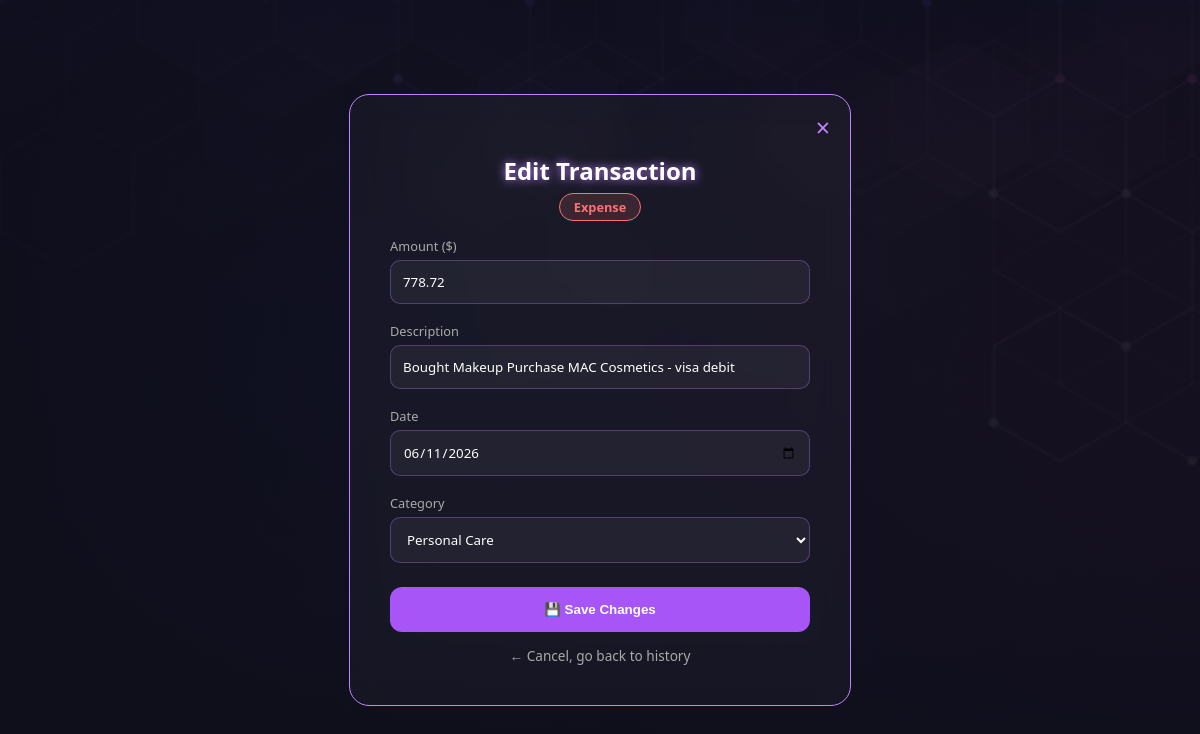
Screenshot of /history/edit/20032/ (signed in) with the database file from the repository.
### Budget/models.py (models this page shows, shortened)
class Transaction(models.Model):
    TYPE_CHOICES = [
        ('income', 'Income'),
        ('expense', 'Expense'),
    ]
    user        = models.ForeignKey(User, on_delete=models.CASCADE)
    amount      = models.FloatField()
    description = models.CharField(max_length=255, blank=True)
    date        = models.DateField()
    type        = models.CharField(max_length=10, choices=TYPE_CHOICES)
    category    = models.ForeignKey(Category, on_delete=models.SET_NULL, null=True, blank=True)

class Category(models.Model):
    name = models.CharField(max_length=100)

### Budget/views.py (the view, shortened to what this page needs)
# urls.py: path('history/edit/<int:pk>/',   views.edit_transaction,   name='edit_transaction'),
@login_required(login_url='login_url')
def edit_transaction(request, pk):
    tx         = get_object_or_404(Transaction, pk=pk, user=request.user)
    categories = Category.objects.all()
    return render(request, 'edit_transaction.html', {'tx': tx, 'categories': categories})

### templates/edit_transaction.html (shortened to what this page needs)
{% load static %}
<!DOCTYPE html>
<html lang="en">
<head>
</head>
<body>
    <div class="edit-card">
        <a href="{% url 'history_url' %}" class="close-btn">&times;</a>
        <h2 style="text-shadow: 0 0 10px #c084fc; margin-bottom: 6px;">Edit Transaction</h2>
        <span class="type-badge {% if tx.type == 'income' %}type-income{% else %}type-expense{% endif %}">
            {{ tx.type|capfirst }}
        </span>
        <form method="POST" action="{% url 'edit_transaction' tx.pk %}">
            <div class="input-group">
                <label>Amount ($)</label>
                <input type="number" name="amount" step="0.01" min="0.01"
                       value="{{ tx.amount }}" required>
            </div>
            <div class="input-group">
                <label>Description</label>
                <input type="text" name="description"
                       value="{{ tx.description }}" placeholder="Optional note...">
            </div>
            <div class="input-group">
                <label>Date</label>
                <input type="date" name="date" value="{{ tx.date|date:'Y-m-d' }}" required>
            </div>
            <div class="input-group">
                <label>Category</label>
                <select name="category">
                    {% for cat in categories %}
                        <option value="{{ cat.id }}"
                            {% if tx.category_id == cat.id %}selected{% endif %}>
                            {{ cat.name }}
                        </option>
                    {% endfor %}
                </select>
            </div>
            <button type="submit" class="save-btn">💾 Save Changes</button>
        </form>
        <a href="{% url 'history_url' %}" class="cancel-link">← Cancel, go back to history</a>
    </div>
</body>
</html>

### rows the page displays
Transaction: type "Expense", amount "778.72", description "Bought Makeup Purchase MAC Cosmetics - visa debit", date "06/11/2026", category "Personal Care"
